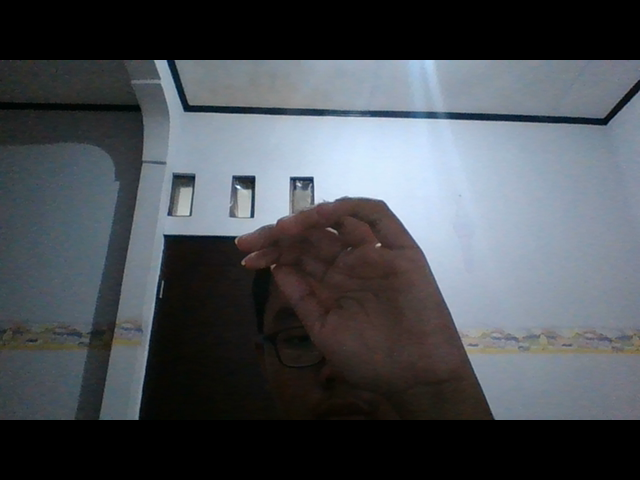
#> input picture img.png, 640 x 480 px; its folder holds only this picture in this run
$ python -i feature_cv.py   (imports and definitions only)
#> lines starting #> are read from the running program, lines starting #| are printed output that depends on the picture; after the words box and inside, x2 and y2 are one past the last pixel; in counts of white or black regions, pixels touching at a corner belong together
#> further down, picture is the input picture: shape (480, 640, 3); mean B, G, R 84.5, 79.1, 74.5
from os import walk
import numpy as np
import cv2
import face_recognition
from random import randint

img_dir = 'static/res/temp_cv_img.png'

# TODO: What will you do for PEOPLE FACE recognition?

# What haars you want to use for object detection?
haars = ['haar/haarcascade_upperbody.xml',
         'haar/haarcascade_fullbody.xml']

labels = ['Orang',
          'Orang']


def bgrRandom():
    bgr = [
        [255,0,0], [0,255,0], [0,0,255],
        [0,128,255], [0,255,128], [128,255,0],
        [255,255,0],[255,0,255], [127,0,255],
        [255,0,127],[102,178,255], [255,178,102]]

    return bgr[randint(0, len(bgr)-1)]

def increase_brightness(img, value=30):
#> called with value = 30
    hsv = cv2.cvtColor(img, cv2.COLOR_BGR2HSV)
#> hsv: shape (480, 640, 3); mean H, S, V 61.2, 41.3, 87.2
    h, s, v = cv2.split(hsv)
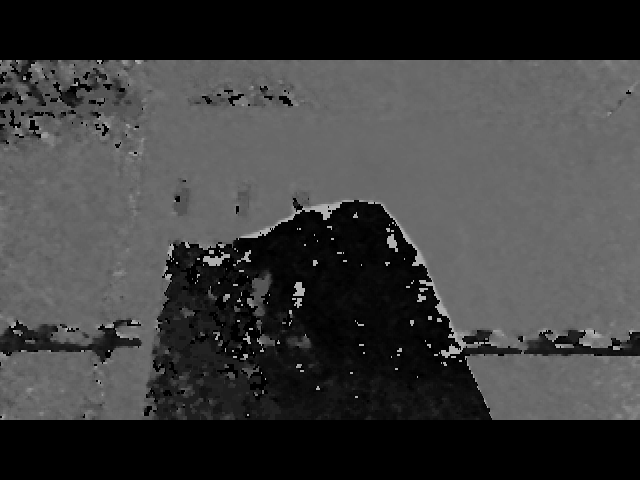
#> h: shape (480, 640); min 0, max 179, mean 61.2
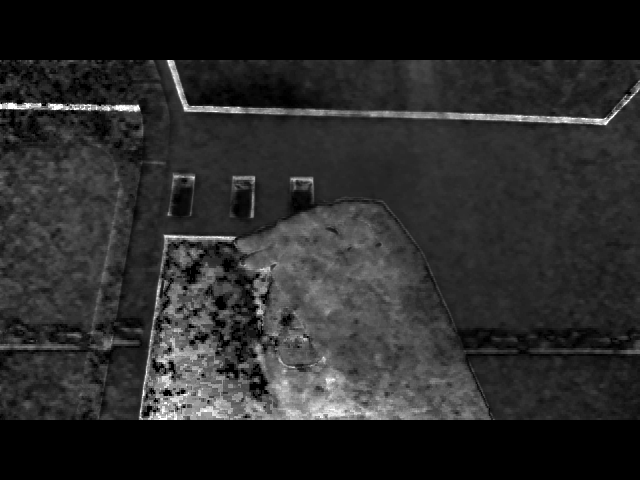
#> s: shape (480, 640); min 0, max 255, mean 41.3
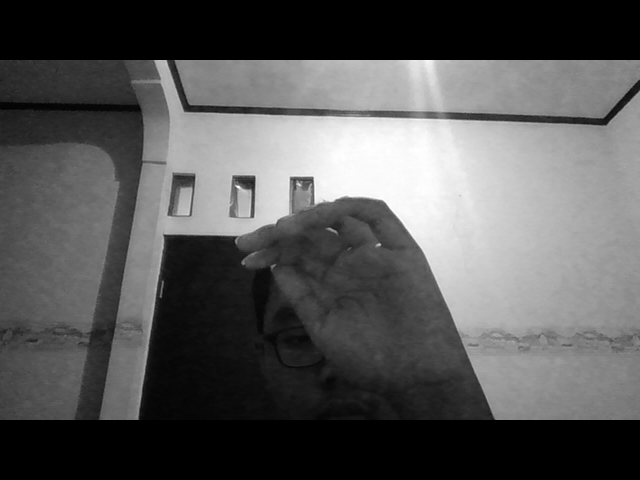
#> v: shape (480, 640); min 0, max 255, mean 87.2

    lim = 255 - value
    v[v > lim] = 255
#> v: shape (480, 640); 4.83% of pixels changed, all inside (x1, y1, x2, y2) = (237, 60, 476, 265)
    v[v <= lim] += value
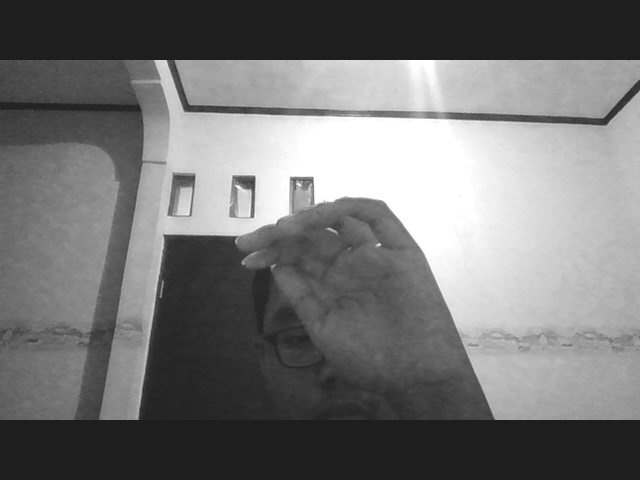
#> v: shape (480, 640); min 30, max 255, mean 116.3

    final_hsv = cv2.merge((h, s, v))
#> final_hsv: shape (480, 640, 3); mean H, S, V 61.2, 41.3, 116.3
    img = cv2.cvtColor(final_hsv, cv2.COLOR_HSV2BGR)
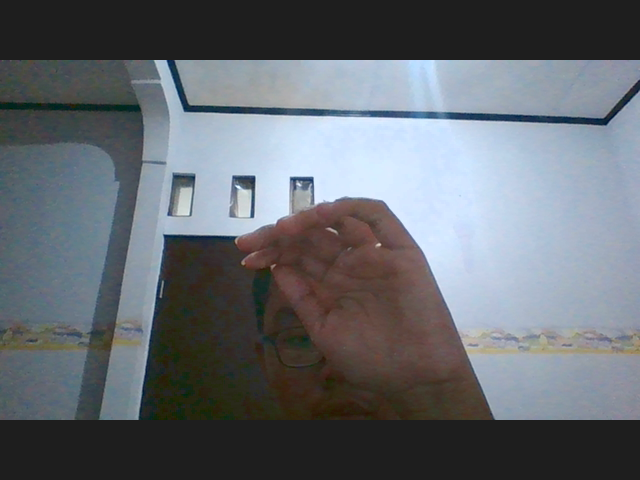
#> img: shape (480, 640, 3); mean B, G, R 111.5, 105.6, 100.5
    return img


ANALYZE_IMG = None

# [60 lines left out: functions face_cascade, haar_cascade, detect_object, not called in this run]

>>> import cv2
>>> picture = cv2.imread('img.png')
>>> result = increase_brightness(picture)
